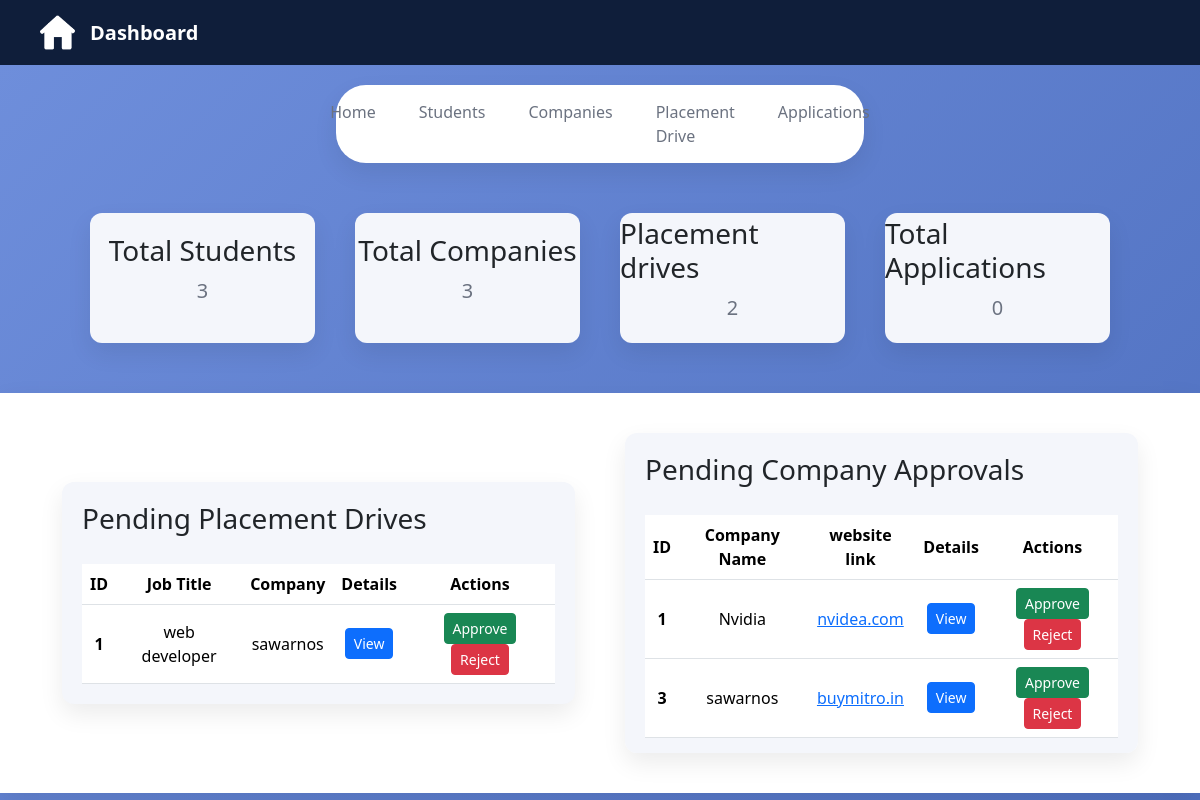
/admin-dashboard, run on an earlier commit of the app's database.
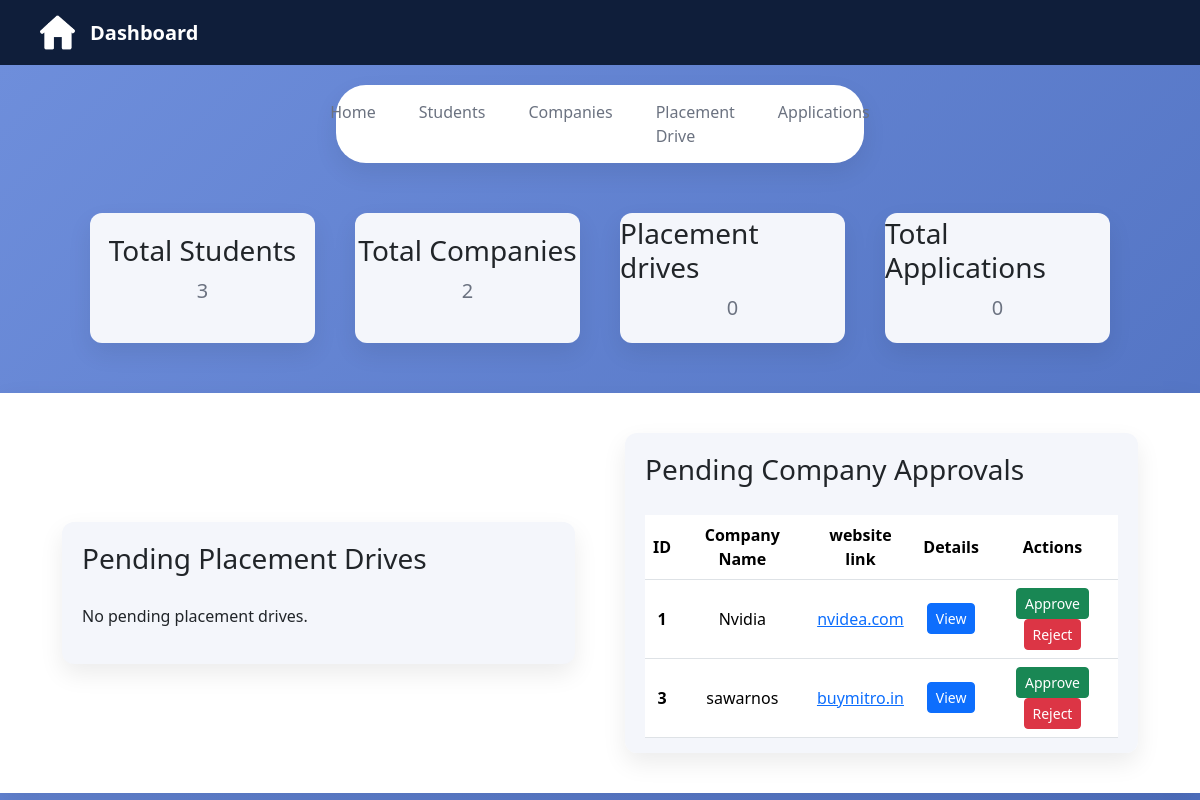
And on a later commit of the database.
### application/model.py (models this page shows)
class PlacementDrive(db.Model):
    __tablename__ = "placementdrive"
    id = db.Column(db.Integer , primary_key = True)
    company_id = db.Column(db.Integer , db.ForeignKey('company.id') , nullable = False)
    job_title = db.Column(db.String(100), nullable=False)
    mode = db.Column(db.String(50), nullable=False)
    package = db.Column(db.Float, nullable=False)
    eligibility = db.Column(db.Text , nullable = False)
    description = db.Column(db.Text,  nullable = False)
    deadline = db.Column(db.Date , nullable = False)
    status = db.Column(db.String(50), nullable=False, default='Pending')
    drive_application = db.relationship('Applications' , backref = 'placementdrive' ,cascade = "all, delete-orphan")

class Company(db.Model):
    __tablename__ = "company"
    id = db.Column(db.Integer , primary_key = True)
    user_id = db.Column(db.Integer ,db.ForeignKey('user.id'),nullable = False)
    name = db.Column(db.String(50) , nullable = False)
    hr_contact = db.Column(db.String(150) , nullable = False , unique = True)
    website_link = db.Column(db.String(500) , nullable = False)
    field = db.Column(db.String(50) , nullable = False)
    status = db.Column(db.String(50) , nullable = False , default = "unverified")
    placement_drive = db.relationship('PlacementDrive' , backref = 'company' , cascade = 'all, delete-orphan')

### application/controllers.py (the view)
@app.route('/admin-dashboard')
def admin_dashboard():
    company = Company.query.all()
    unverified_company = Company.query.filter_by(status='unverified').all()
    student = Student.query.all()
    placement_drives = PlacementDrive.query.all()
    unverified_drives = PlacementDrive.query.filter_by(status='unverified').all()
    applications = Applications.query.all()
    return render_template("/admin/dashboard.html", company=company, student=student, unverified_company=unverified_company, placement_drives=placement_drives, applications=applications, unverified_drives=unverified_drives)

### templates/admin/dashboard.html (shortened to what the changed rows need)
<!DOCTYPE html>
<html lang="en">
<head>
    <link href="https://cdn.jsdelivr.net/npm/bootstrap@5.3.8/dist/css/bootstrap.min.css" rel="stylesheet">
    <link rel="stylesheet" href="{{ url_for('static', filename='css/admin.css') }}">
</head>
<body>
    <div class="dashboard-data">
        <div class="box">
            <h3>Total Companies</h3>
            <p>{{ company|length }}</p>
        </div>
        <div class="box">
            <h3>Placement drives</h3>
            <p>{{ placement_drives|length }}</p>
        </div>
    </div>
    <div class="pending-data">
        <div class="pending-drive">
            <h3>Pending Placement Drives</h3>
            {% if unverified_drives %}
            <table class="table table-hover">
                <thead>
                    <tr>
                        <th scope="col">ID</th>
                        <th scope="col">Job Title</th>
                        <th scope="col">Company</th>
                        <th scope="col">Details</th>
                        <th scope="col">Actions</th>
                    </tr>
                </thead>
                <tbody>
                    {% for drive in unverified_drives %}
                    <tr>
                        <th scope="row">{{ drive.id }}</th>
                        <td>{{ drive.job_title }}</td>
                        <td>{{ drive.company.name }}</td>
                        <td><a href="/admin-placement-drive-details/{{ drive.id }}" class="btn btn-primary btn-sm">View</a></td>
                        <td>
                            <a href="/admin-approve-placement-drive/{{ drive.id }}" class="btn btn-success btn-sm">Approve</a>
                            <a href="/admin-reject-placement-drive/{{ drive.id }}" class="btn btn-danger btn-sm">Reject</a>
                        </td>
                    </tr>
                    {% endfor %}
                </tbody>
            </table>
            {% else %}
            <p>No pending placement drives.</p>
            {% endif %}
        </div>
        <div class="pending-companies">
            {% if unverified_company %}
            <table class="table table-hover">
                <thead>
                    <tr>
                        <th scope="col">ID</th>
                        <th scope="col">Company Name</th>
                        <th scope="col">website link</th>
                        <th scope="col">Details</th>
                        <th scope="col">Actions</th>
                    </tr>
                </thead>
                <tbody>
                    {% for company in unverified_company %}
                    <tr>
                        <th scope="row">{{ company.id }}</th>
                        <td>{{ company.name }}</td>
                        <td><a href="{{ company.website_link }}">{{ company.website_link }}</a></td>
                        <td><a href="/admin-company-details/{{ company.id }}" class="btn btn-primary btn-sm">View</a></td>
                        <td>
                            <a href="/company-verified/{{ company.id }}"  class="btn btn-success btn-sm">Approve</a>
                            <a href="/company-rejected/{{ company.id }}" class="btn btn-danger btn-sm">Reject</a>
                        </td>
                    </tr>
                    {% endfor %}
                </tbody>
            </table>
            {% else %}
            <p>No pending company approvals.</p>
            {% endif %}
        </div>
    </div>
</body>
</html>

What changed in the data, as far as the page shows it:
removed PlacementDrive: id "1", job_title "web developer", company.name "sawarnos"
Also different on the page:
{{ company|length }}: "3" → "2"
{{ placement_drives|length }}: "2" → "0"
text no longer shown: "ID Job Title Company Details Actions"
text now shown: "No pending placement drives."
